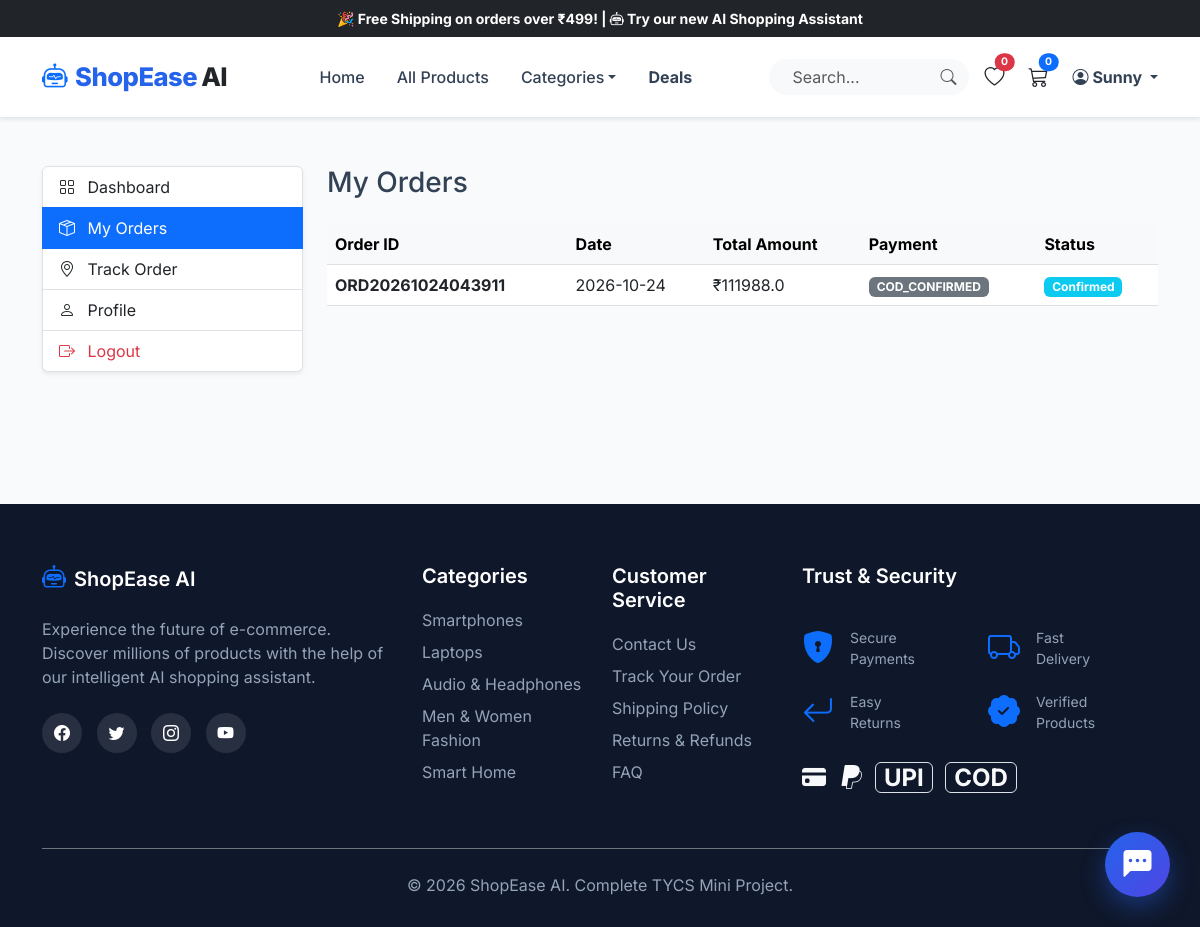
Page /customer/orders (signed in) on the committed database.
### tables this page shows
CREATE TABLE orders (
            id VARCHAR(50) PRIMARY KEY,
            razorpay_order_id VARCHAR(100),
            razorpay_payment_id VARCHAR(100),
            razorpay_signature VARCHAR(255),
            name VARCHAR(100),
            email VARCHAR(100),
            phone VARCHAR(20),
            address TEXT,
            city VARCHAR(100),
            state VARCHAR(100),
            pin VARCHAR(20),
            total_amount REAL,
            payment_method VARCHAR(50),
            payment_status VARCHAR(50) DEFAULT 'Pending',
            order_status VARCHAR(50) DEFAULT 'Pending',
            created_at TIMESTAMP DEFAULT CURRENT_TIMESTAMP,
            user_id INTEGER REFERENCES users(id)
        );

### customer.py (the view)
@customer_bp.route('/orders')
@login_required
def my_orders():
    conn = get_db()
    placeholder = '%s' if hasattr(conn, 'conn') else '?'
    orders = conn.execute(f"SELECT * FROM orders WHERE user_id = {placeholder} ORDER BY created_at DESC", (session['user_id'],)).fetchall()
    conn.close()
    return render_template('my_orders.html', orders=orders)

### app.py (called while the page is built, shortened)
def get_db_path():
    return DB_PATH

def get_db_connection():
    db_url = os.getenv('DATABASE_URL')
    import sqlite3
    db_file = get_db_path()
    conn = sqlite3.connect(db_file)
    conn.row_factory = sqlite3.Row
    return conn

### auth.py (called while the page is built)
def get_db():
    from app import get_db_connection
    return get_db_connection()

def login_required(f):
    @wraps(f)
    def decorated_function(*args, **kwargs):
        if 'user_id' not in session:
            flash('Please log in to access this page.', 'danger')
            return redirect(url_for('auth.login'))
        return f(*args, **kwargs)
    return decorated_function

### templates/my_orders.html (shortened to what this page needs)
{% extends 'base.html' %}
{% block content %}
<div class="container py-5">
    <div class="row">
        <div class="col-md-3 mb-4">
            <div class="list-group shadow-sm border-0">
                <a href="{{ url_for('customer.dashboard') }}" class="list-group-item list-group-item-action"><i class="bi bi-grid me-2"></i> Dashboard</a>
                <a href="{{ url_for('customer.my_orders') }}" class="list-group-item list-group-item-action active"><i class="bi bi-box-seam me-2"></i> My Orders</a>
                <a href="{{ url_for('track_order') }}" class="list-group-item list-group-item-action"><i class="bi bi-geo-alt me-2"></i> Track Order</a>
                <a href="{{ url_for('customer.profile') }}" class="list-group-item list-group-item-action"><i class="bi bi-person me-2"></i> Profile</a>
                <a href="{{ url_for('auth.logout') }}" class="list-group-item list-group-item-action text-danger"><i class="bi bi-box-arrow-right me-2"></i> Logout</a>
            </div>
        </div>
        <div class="col-md-9">
            <h3 class="mb-4">My Orders</h3>
            {% if orders %}
                <div class="table-responsive">
                    <table class="table table-hover align-middle">
                        <thead class="table-light">
                            <tr>
                                <th>Order ID</th>
                                <th>Date</th>
                                <th>Total Amount</th>
                                <th>Payment</th>
                                <th>Status</th>
                            </tr>
                        </thead>
                        <tbody>
                            {% for order in orders %}
                            <tr>
                                <td class="fw-bold">{{ order.id }}</td>
                                <td>{{ (order.created_at | string)[:10] }}</td>
                                <td>₹{{ order.total_amount }}</td>
                                <td><span class="badge bg-{{ 'success' if order.payment_status == 'PAID' else 'secondary' }}">{{ order.payment_status }}</span></td>
                                <td><span class="badge bg-{{ 'primary' if order.order_status == 'Delivered' else 'info' }}">{{ order.order_status }}</span></td>
                            </tr>
                            {% endfor %}
                        </tbody>
                    </table>
                </div>
            {% else %}
                <div class="alert alert-info">You have not placed any orders yet. <a href="{{ url_for('products_page') }}">Start shopping!</a></div>
            {% endif %}
        </div>
    </div>
</div>
{% endblock %}

### static/css/style.css (style rules this page uses)
:root { --primary: #2563EB; --primary-hover: #1D4ED8; --secondary: #10B981; --dark: #0F172A; --light: #F8FAFC; --gray-bg: #F1F5F9; --text-main: #334155; --text-muted: #64748B; --radius: 12px; }
body { font-family: 'Inter', 'Segoe UI', Tahoma, Geneva, Verdana, sans-serif; background-color: var(--light); color: var(--text-main); display: flex; flex-direction: column; min-height: 100vh; }
a { text-decoration: none; }

### rows in the picture
orders: id "ORD20261024043911", created_at "2026-10-24", total_amount "111988.0", payment_status "COD_CONFIRMED", order_status "Confirmed"

### other values in the picture
{{ session.get('name').split()[0] }} "Sunny"
